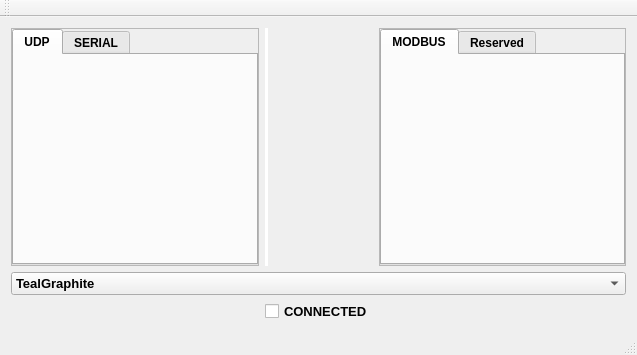
<?xml version="1.0" encoding="UTF-8"?>
<ui version="4.0">
 <class>MainWindow</class>
 <widget class="QMainWindow" name="MainWindow">
  <property name="geometry">
   <rect>
    <x>0</x>
    <y>0</y>
    <width>637</width>
    <height>355</height>
   </rect>
  </property>
  <property name="windowTitle">
   <string>ProtocolsApp</string>
  </property>
  <property name="windowIcon">
   <iconset resource="mediafiles.qrc">
    <normaloff>:/Images/protocol.png</normaloff>:/Images/protocol.png</iconset>
  </property>
  <widget class="QWidget" name="centralWidget">
   <layout class="QGridLayout" name="gridLayout">
    <item row="0" column="0">
     <widget class="QFrame" name="frame_config">
      <property name="styleSheet">
       <string notr="true">/*QFrame
{
border:2px solid white;
}*/</string>
      </property>
      <property name="frameShape">
       <enum>QFrame::StyledPanel</enum>
      </property>
      <property name="frameShadow">
       <enum>QFrame::Raised</enum>
      </property>
      <layout class="QGridLayout" name="gridLayout_2">
       <property name="leftMargin">
        <number>0</number>
       </property>
       <property name="topMargin">
        <number>0</number>
       </property>
       <property name="rightMargin">
        <number>0</number>
       </property>
       <property name="bottomMargin">
        <number>0</number>
       </property>
       <item row="0" column="0">
        <widget class="QTabWidget" name="tabWidget">
         <property name="font">
          <font>
           <pointsize>9</pointsize>
           <weight>75</weight>
           <bold>true</bold>
          </font>
         </property>
         <property name="currentIndex">
          <number>0</number>
         </property>
         <widget class="QWidget" name="tab_UDP">
          <attribute name="title">
           <string>UDP</string>
          </attribute>
          <layout class="QVBoxLayout" name="verticalLayout_2">
           <item>
            <layout class="QVBoxLayout" name="verticalLayout"/>
           </item>
          </layout>
         </widget>
         <widget class="QWidget" name="tab_Serial">
          <attribute name="title">
           <string>SERIAL</string>
          </attribute>
          <layout class="QGridLayout" name="gridLayout_4">
           <property name="leftMargin">
            <number>3</number>
           </property>
           <property name="topMargin">
            <number>3</number>
           </property>
           <property name="rightMargin">
            <number>3</number>
           </property>
           <property name="bottomMargin">
            <number>3</number>
           </property>
           <item row="0" column="0">
            <widget class="QWidget" name="serialPlaceholder" native="true">
             <property name="sizePolicy">
              <sizepolicy hsizetype="Expanding" vsizetype="Expanding">
               <horstretch>0</horstretch>
               <verstretch>0</verstretch>
              </sizepolicy>
             </property>
            </widget>
           </item>
          </layout>
         </widget>
        </widget>
       </item>
      </layout>
     </widget>
    </item>
    <item row="0" column="2">
     <widget class="QFrame" name="frame_DataView">
      <property name="styleSheet">
       <string notr="true">/*QFrame
{
border:2px solid white;
}*/</string>
      </property>
      <property name="frameShape">
       <enum>QFrame::StyledPanel</enum>
      </property>
      <property name="frameShadow">
       <enum>QFrame::Raised</enum>
      </property>
      <layout class="QGridLayout" name="gridLayout_3">
       <property name="leftMargin">
        <number>0</number>
       </property>
       <property name="topMargin">
        <number>0</number>
       </property>
       <property name="rightMargin">
        <number>0</number>
       </property>
       <property name="bottomMargin">
        <number>0</number>
       </property>
       <item row="0" column="0">
        <widget class="QTabWidget" name="tabWidget_2">
         <property name="font">
          <font>
           <pointsize>9</pointsize>
           <weight>75</weight>
           <bold>true</bold>
          </font>
         </property>
         <property name="currentIndex">
          <number>0</number>
         </property>
         <widget class="QWidget" name="tab_3">
          <attribute name="title">
           <string>MODBUS</string>
          </attribute>
          <layout class="QGridLayout" name="gridLayout_6">
           <item row="0" column="0">
            <layout class="QGridLayout" name="gridLayout_5">
             <item row="0" column="0">
              <layout class="QVBoxLayout" name="verticalLayout_3"/>
             </item>
            </layout>
           </item>
          </layout>
         </widget>
         <widget class="QWidget" name="tab_4">
          <attribute name="title">
           <string>Reserved</string>
          </attribute>
         </widget>
        </widget>
       </item>
      </layout>
     </widget>
    </item>
    <item row="1" column="0" colspan="3">
     <widget class="QComboBox" name="ui_Style">
      <property name="font">
       <font>
        <pointsize>10</pointsize>
        <weight>75</weight>
        <bold>true</bold>
       </font>
      </property>
      <item>
       <property name="text">
        <string>TealGraphite </string>
       </property>
      </item>
      <item>
       <property name="text">
        <string>OrangeCharcoal</string>
       </property>
      </item>
      <item>
       <property name="text">
        <string>EmeraldDarkGray</string>
       </property>
      </item>
      <item>
       <property name="text">
        <string>PurpleCarbon</string>
       </property>
      </item>
      <item>
       <property name="text">
        <string>AquaSlate               </string>
       </property>
      </item>
      <item>
       <property name="text">
        <string>None</string>
       </property>
      </item>
     </widget>
    </item>
    <item row="0" column="1">
     <widget class="Line" name="line">
      <property name="styleSheet">
       <string notr="true">QFrame
{
border:2px solid white;
}</string>
      </property>
      <property name="orientation">
       <enum>Qt::Vertical</enum>
      </property>
     </widget>
    </item>
    <item row="2" column="1">
     <widget class="QCheckBox" name="checkBox_ConnectStatus">
      <property name="font">
       <font>
        <pointsize>10</pointsize>
        <weight>75</weight>
        <bold>true</bold>
       </font>
      </property>
      <property name="text">
       <string>CONNECTED</string>
      </property>
     </widget>
    </item>
   </layout>
  </widget>
  <widget class="QMenuBar" name="menuBar">
   <property name="geometry">
    <rect>
     <x>0</x>
     <y>0</y>
     <width>637</width>
     <height>21</height>
    </rect>
   </property>
  </widget>
  <widget class="QToolBar" name="mainToolBar">
   <attribute name="toolBarArea">
    <enum>TopToolBarArea</enum>
   </attribute>
   <attribute name="toolBarBreak">
    <bool>false</bool>
   </attribute>
  </widget>
  <widget class="QStatusBar" name="statusBar"/>
 </widget>
 <layoutdefault spacing="6" margin="11"/>
 <resources>
  <include location="mediafiles.qrc"/>
 </resources>
 <connections/>
</ui>
